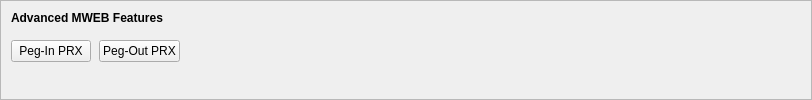
    <widget class="QFrame" name="frameMWEBFeatures">
     <property name="sizePolicy">
      <sizepolicy hsizetype="Expanding" vsizetype="Expanding">
       <horstretch>0</horstretch>
       <verstretch>0</verstretch>
      </sizepolicy>
     </property>
     <property name="maximumSize">
      <size>
       <width>16777215</width>
       <height>16777215</height>
      </size>
     </property>
     <property name="frameShape">
      <enum>QFrame::StyledPanel</enum>
     </property>
     <property name="frameShadow">
      <enum>QFrame::Sunken</enum>
     </property>
     <layout class="QVBoxLayout" name="verticalLayoutMWEBFeatures2">
      <property name="spacing">
       <number>0</number>
      </property>
      <property name="leftMargin">
       <number>0</number>
      </property>
      <property name="topMargin">
       <number>0</number>
      </property>
      <property name="rightMargin">
       <number>0</number>
      </property>
      <property name="bottomMargin">
       <number>6</number>
      </property>
      <item>
       <layout class="QVBoxLayout" name="verticalLayoutMWEBFeatures" stretch="0,0,1">
        <property name="spacing">
         <number>0</number>
        </property>
        <property name="leftMargin">
         <number>10</number>
        </property>
        <property name="topMargin">
         <number>10</number>
        </property>
        <item>
         <layout class="QHBoxLayout" name="horizontalLayoutMWEBFeatures1">
          <property name="bottomMargin">
           <number>15</number>
          </property>
          <item>
           <widget class="QLabel" name="labelMWEBFeatures">
            <property name="sizePolicy">
             <sizepolicy hsizetype="Preferred" vsizetype="Maximum">
              <horstretch>0</horstretch>
              <verstretch>0</verstretch>
             </sizepolicy>
            </property>
            <property name="font">
             <font>
              <weight>75</weight>
              <bold>true</bold>
             </font>
            </property>
            <property name="styleSheet">
             <string notr="true">font-weight:bold;</string>
            </property>
            <property name="text">
             <string>Advanced MWEB Features</string>
            </property>
           </widget>
          </item>
         </layout>
        </item>
        <item>
         <layout class="QHBoxLayout" name="horizontalLayoutMWEBFeatures2" stretch="0,0,0">
          <property name="spacing">
           <number>8</number>
          </property>
          <property name="bottomMargin">
           <number>10</number>
          </property>
          <item>
           <widget class="QPushButton" name="pushButtonMWEBPegIn">
            <property name="styleSheet">
             <string notr="true"/>
            </property>
            <property name="text">
             <string>Peg-In PRX</string>
            </property>
            <property name="checkable">
             <bool>true</bool>
            </property>
            <property name="autoDefault">
             <bool>false</bool>
            </property>
           </widget>
          </item>
          <item>
           <widget class="QPushButton" name="pushButtonMWEBPegOut">
            <property name="styleSheet">
             <string notr="true"/>
            </property>
            <property name="text">
             <string>Peg-Out PRX</string>
            </property>
            <property name="checkable">
             <bool>true</bool>
            </property>
            <property name="autoDefault">
             <bool>false</bool>
            </property>
           </widget>
          </item>
          <item>
           <spacer name="horizontalSpacerMWEBFeatures">
            <property name="orientation">
             <enum>Qt::Horizontal</enum>
            </property>
            <property name="sizeHint" stdset="0">
             <size>
              <width>40</width>
              <height>1</height>
             </size>
            </property>
           </spacer>
          </item>
         </layout>
        </item>
        <item>
         <spacer name="verticalSpacerMWEBFeatures">
          <property name="orientation">
           <enum>Qt::Vertical</enum>
          </property>
          <property name="sizeHint" stdset="0">
           <size>
            <width>800</width>
            <height>1</height>
           </size>
          </property>
         </spacer>
        </item>
       </layout>
      </item>
     </layout>
    </widget>
